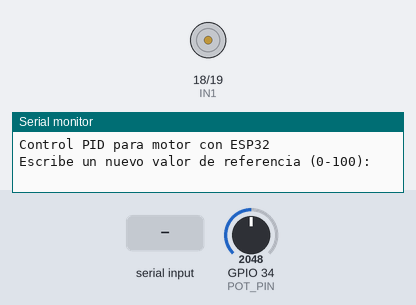
Simulated run of this sketch. Board: ESP32. On the bench: motor-driver pin pairs drawn as motors (green arrow = first pin HIGH = forward, orange = second pin HIGH = backward, longer = more drive, scaled by the enable pin), the last lines printed to the serial monitor. The test bench sets the inputs (shaded band); at power-on: GPIO 34 (POT_PIN) = 2048.

Above: at 1.2 s.
1.3 s: "90,45\n" received over Serial
2.8 s: "30,150\n" received over Serial
At 2.95 s:
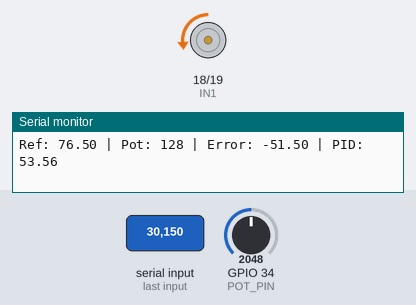
At 4.3 s:
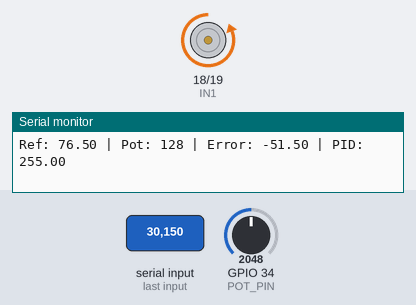
5.8 s: GPIO 34 (POT_PIN) set to 491
7.3 s: "200\n" received over the second serial link
8.8 s: "90,45\n" received over the second serial link
At 10.3 s:
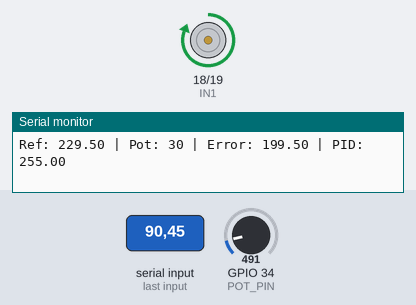
Timing chart, 0 to 12.2 s (numbered marks = the images above; inputs shaded):
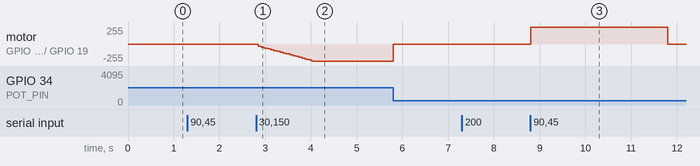

The sketch:

PIDUART.ino
```cpp
#include <HardwareSerial.h>

// Pines del puente H
const int IN1 = 18;
const int IN2 = 19;
const int ENA = 5;  // PWM para control de velocidad

// Pin del potenciómetro
const int POT_PIN = 34;  // Entrada analógica (ADC)

// Variables del PID
float kp = 0.5;    // Ganancia proporcional
float ki = 0.018;  // Ganancia integral (más pequeña)
float kd = 0.15;   // Ganancia derivativa

float errorAnterior = 0;
float integral = 0;

// Valor de referencia (posición deseada del potenciómetro)
float referencia = 0.0;  // Ajusta según necesidad

// Umbral para evitar oscilaciones
const int UMBRAL_ERROR = 2;

// Variables de tiempo
unsigned long tiempoAnterior = 0;
const unsigned long intervaloPID = 5;  // Intervalo en milisegundos para el cálculo del PID
unsigned long tiempoInicioReferencia = 0;
const unsigned long tiempoPIDActivo = 3000;  // Tiempo en milisegundos para activar el PID (3 segundos)

// Estado del PID
bool pidActivo = false;

// Variables para detección de cambios
int ultimoValorPot = 0;  // Último valor leído del potenciómetro
const float UMBRAL_CAMBIO = 0.03;  // Umbral del 3% para activar la interrupción

// Configuración de UART 2
HardwareSerial UART2(2);

void setup() {
  pinMode(IN1, OUTPUT);
  pinMode(IN2, OUTPUT);
  pinMode(ENA, OUTPUT);

  // Configuración de UART 2
  UART2.begin(115200, SERIAL_8N1, 16, 17);  // Pines TX=16, RX=17

  Serial.begin(115200);
  Serial.println("Control PID para motor con ESP32");
  Serial.println("Escribe un nuevo valor de referencia (0-100):");
}

void loop() {
  // Leer el tiempo actual
  unsigned long tiempoActual = millis();

  // Leer valor del potenciómetro y mapearlo a rango 0-255
  int valorPot = analogRead(POT_PIN) / 16;

  // Detectar cambio significativo mientras el PID está desactivado
  if (!pidActivo && abs(valorPot - ultimoValorPot) > UMBRAL_CAMBIO * 255) {
    // Actualizar último valor leído
    ultimoValorPot = valorPot;

    // Activar interrupción simulada y enviar valor por UART2
    enviarPotenciometroUART(valorPot);
  }

  // Comprobar si hay datos disponibles en la terminal UART0 (Arduino)
  if (Serial.available() > 0) {
    String input = Serial.readStringUntil('\n'); // Leer hasta el salto de línea
    procesarNuevaReferencia(input);
  }

  // Comprobar si hay datos disponibles en UART2
  if (UART2.available() > 0) {
    String inputUART2 = UART2.readStringUntil('\n'); // Leer hasta el salto de línea
    procesarNuevaReferencia(inputUART2);
  }

  // Desactivar el PID si han pasado más de 3 segundos
  if (pidActivo && (tiempoActual - tiempoInicioReferencia > tiempoPIDActivo)) {
    pidActivo = false;
    detener();  // Detener el motor
    Serial.println("Control PID desactivado por tiempo.");
  }

  // Ejecutar el control PID solo si está activo
  if (pidActivo && (tiempoActual - tiempoAnterior >= intervaloPID)) {
    tiempoAnterior = tiempoActual;

    // Calcular error
    float error = referencia - valorPot;

    // Si el error es mayor que el umbral, acumular la parte integral
    if (abs(error) > UMBRAL_ERROR) {
      integral += error;
    } else {
      integral = 0;  // Evitar acumulación innecesaria
    }

    // Calcular la parte derivativa
    float derivativo = error - errorAnterior;

    // Calcular salida del PID
    float salidaPID = kp * error + ki * integral + kd * derivativo;

    // Limitar salida a 0-255
    salidaPID = constrain(abs(salidaPID), 0, 255);

    // Controlar dirección y velocidad del motor
    if (abs(error) <= UMBRAL_ERROR) {
      detener();  // Detener el motor si está cerca de la referencia
    } else if (error > 0) {
      adelante(salidaPID);  // Mover hacia adelante si la referencia es mayor
    } else {
      atras(salidaPID);  // Mover hacia atrás si el valor es mayor que la referencia
    }

    // Actualizar error anterior
    errorAnterior = error;

    // Mostrar información en la terminal
    Serial.print("Ref: ");
    Serial.print(referencia);
    Serial.print(" | Pot: ");
    Serial.print(valorPot);
    Serial.print(" | Error: ");
    Serial.print(error);
    Serial.print(" | PID: ");
    Serial.println(salidaPID);
  }
}

// Función para mover el motor hacia adelante con PWM
void adelante(int velocidad) {
  digitalWrite(IN1, HIGH);
  digitalWrite(IN2, LOW);
  analogWrite(ENA, velocidad);  // PWM para velocidad
}

// Función para mover el motor hacia atrás con PWM
void atras(int velocidad) {
  digitalWrite(IN1, LOW);
  digitalWrite(IN2, HIGH);
  analogWrite(ENA, velocidad);  // PWM para velocidad
}

// Función para detener el motor
void detener() {
  digitalWrite(IN1, LOW);
  digitalWrite(IN2, LOW);
  analogWrite(ENA, 0);  // Detener motor
}

// Función para enviar el valor del potenciómetro por UART2
void enviarPotenciometroUART(int valorPot) {
  UART2.print("Cambio detectado: ");
  UART2.println(valorPot);
}

// Función para procesar nuevas referencias desde cualquier fuente
void procesarNuevaReferencia(String input) {
  int nuevoValor = input.toInt();  // Convertir a entero

  // Validar el nuevo valor de referencia
  if (nuevoValor >= 0 && nuevoValor <= 100) {
    referencia = nuevoValor * 2.55;  // Actualizar la referencia
    Serial.print("Referencia actualizada a: ");
    Serial.println(referencia);

    // Reiniciar el temporizador y activar el PID
    tiempoInicioReferencia = millis();
    pidActivo = true;
  } else {
    Serial.println("Por favor, ingresa un valor entre 0 y 100.");
  }
}
```

Measured:
- after the input at 2.8 s, motor on GPIO 18 (IN1) / GPIO 19 (IN2): moves from stopped to backward 255/255 over 1.2 s, starting after 0.05 s
- after the input at 8.8 s, motor on GPIO 18 (IN1) / GPIO 19 (IN2): stopped → forward 255/255 at once, → stopped 3.0 s later
